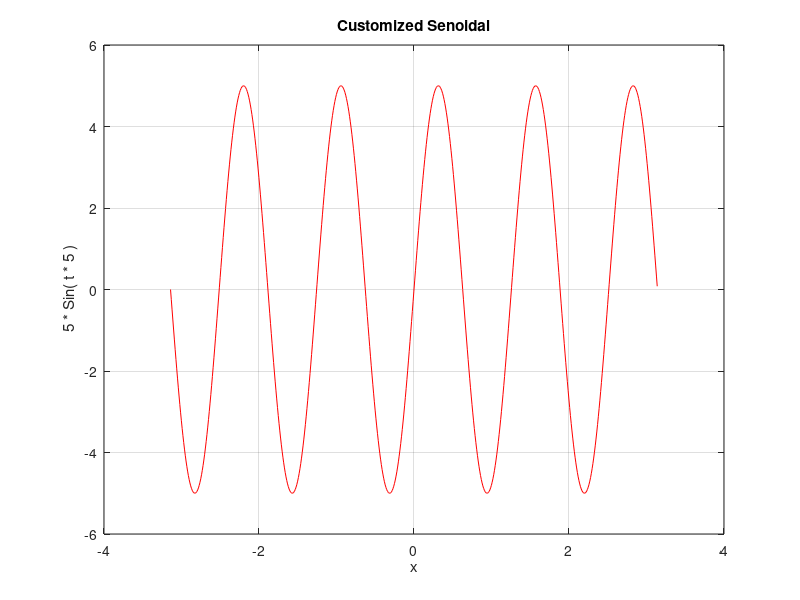
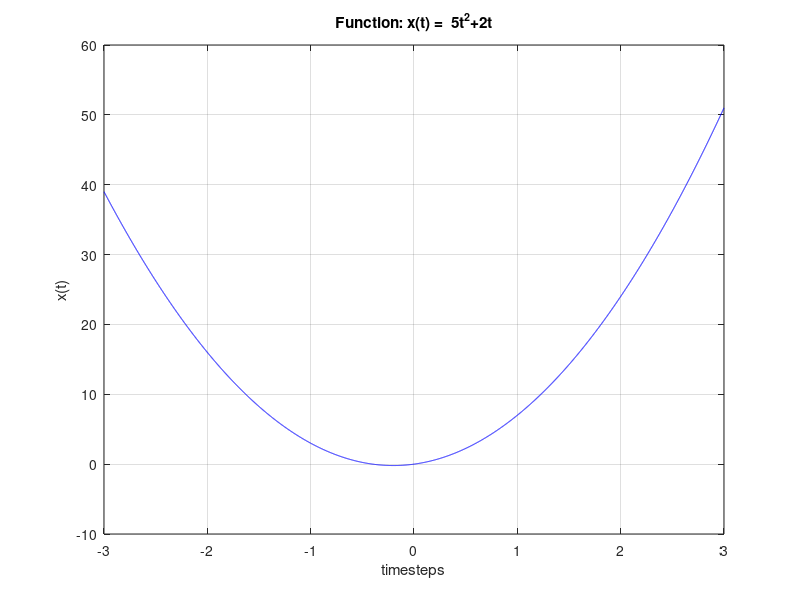

Write MATLAB code to recreate these figures, in order.
% senoidan funciont taking ampplitude and frequency as user inputs

in1 = 'Enter amplitude: \n';
in2 = 'Enter frequency: \n';


a = input(in1);
w = input(in2);


t2  = [-pi : 0.01 :pi];
y = a*sin(t2 * w);

figure()
plot(t2,y,'r')
format = [a,w];
txt = sprintf(' %d * Sin( t * %d )',format);
title('Customized Senoidal')
xlabel('x')
ylabel(txt)
grid on


% First part of the exercise


% timesteps vector
t = [-3 : 0.001 :3 ];

% x(t)= 5t^2+2t

x = 5*power(t,2) + 2 * t;

figure()
plot(t,x,'b')

title('Function: x(t) =  5t^2+2t')
xlabel('timesteps')
ylabel('x(t)')
grid on








